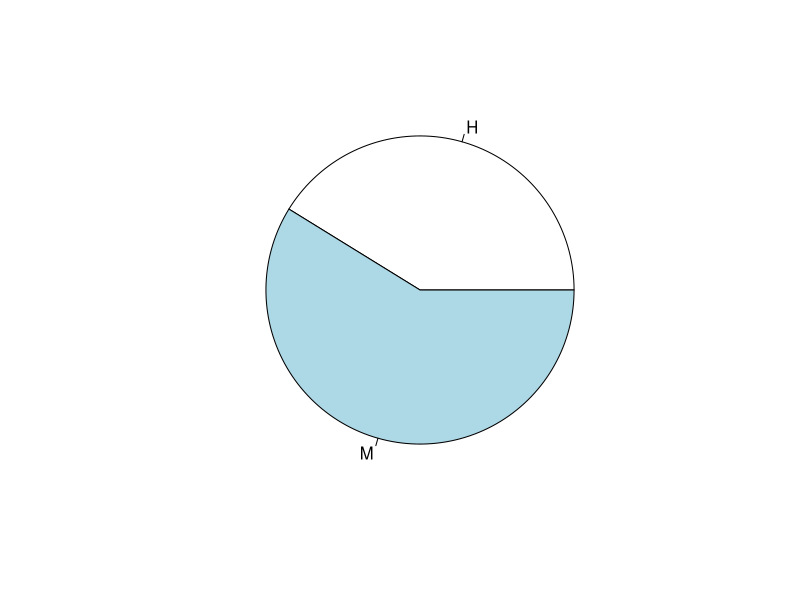
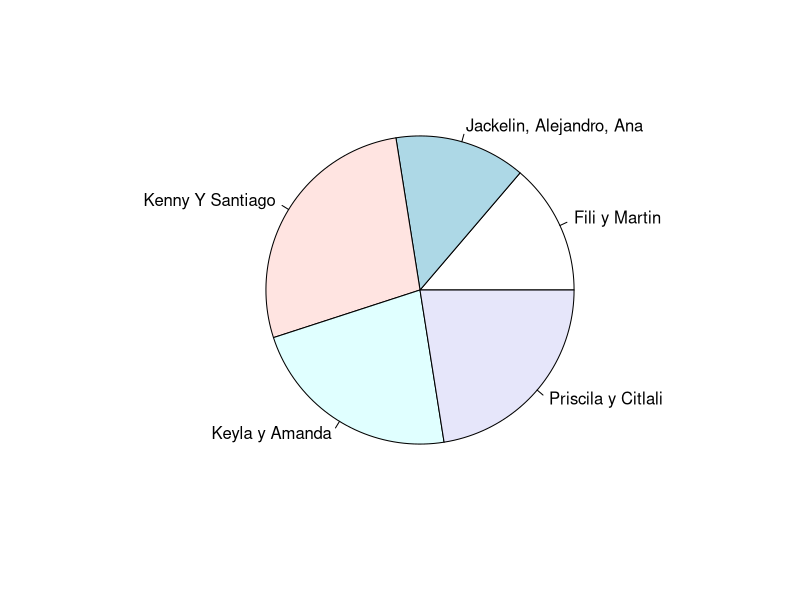
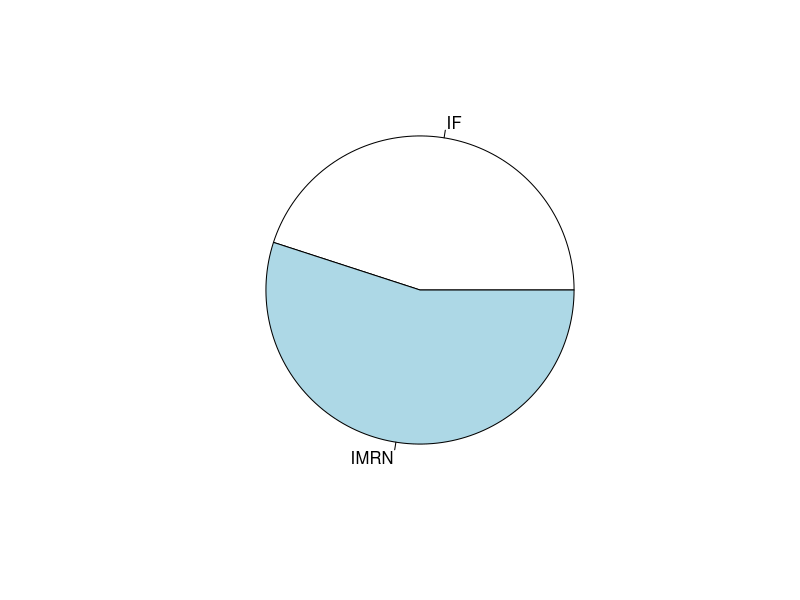
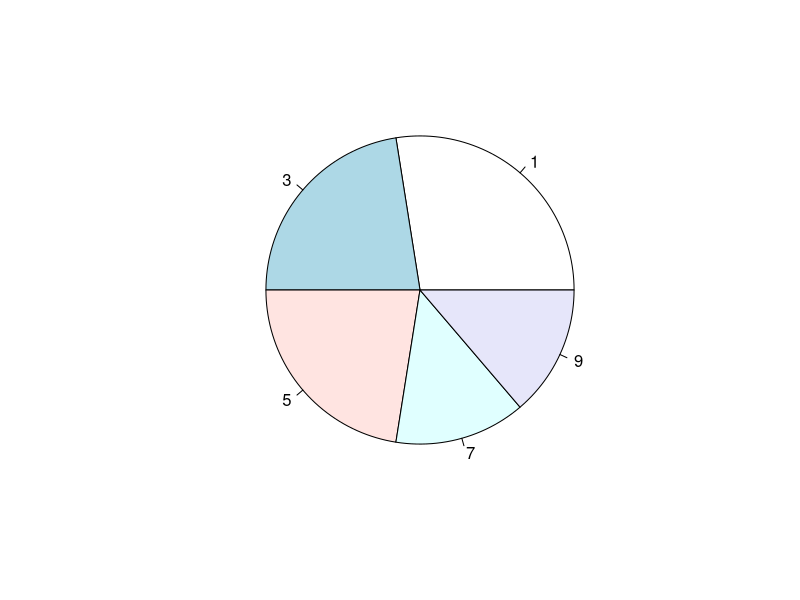
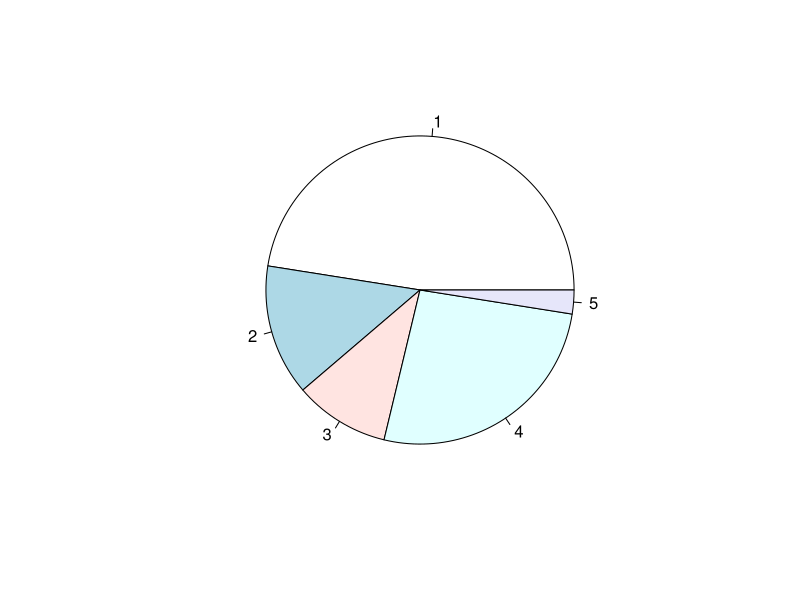
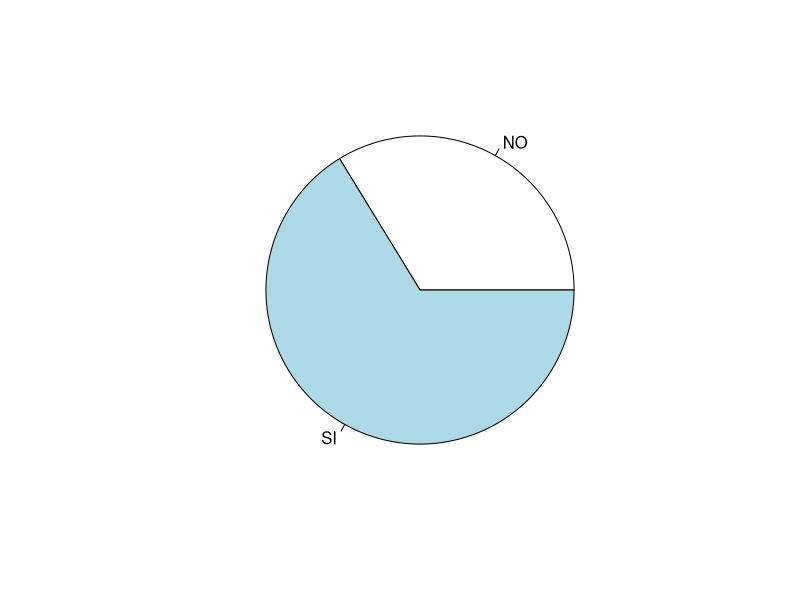
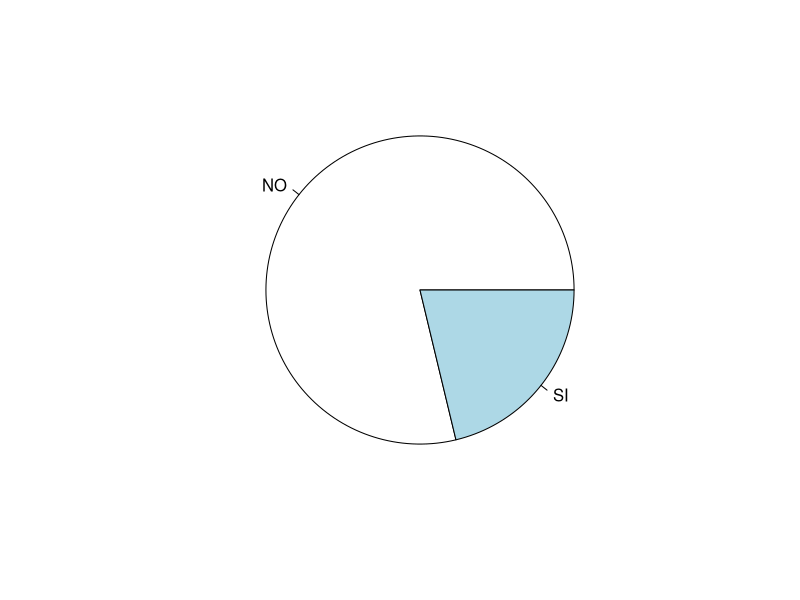

Write R code to recreate these figures, in order.
# AMANDA
# SEMANA 4
# SEMANA 5
# 31/08/2022

Entrevista <- read.csv("Datos/Encuesta_codificada.csv", header = T)

Entrevista$Entrev <- as.factor(Entrevista$Entrev)
levels(Entrevista$Entrev)

Entrevista$Carrera <- as.factor(Entrevista$Carrera)
levels(Entrevista$Carrera)

Entrevista$Genero <- as.factor(Entrevista$Genero)
levels(Entrevista$Genero)

# Función para transformar carácteres a fechas

library(lubridate)
Entrevista$Fecha <- as.Date(Entrevista$Fecha)

# ¿Cuál fu el porcentaje de entrevistados por género?
gen <- table(Entrevista$Genero)
round(gen/length(Entrevista$Genero)*100,1)
pie(round(gen/length(Entrevista$Genero)*100,1))

# ¿Qué equipo entrevistador tuvo más encuestas?
ent <- table(Entrevista$Entrev)
prop.table(ent)*100
pie(prop.table(ent)*100)

# ¿Cuál es el porcentaje de alumnos entrevistados por carrera?
car <- table(Entrevista$Carrera)
prop.table(car)*100
pie(prop.table(car)*100)

# ¿Cuántos alumnos participaron por semetre?
sem <- table(Entrevista$Semestre)
prop.table(sem)*100
pie(prop.table(sem)*100)

# ¿Cuál es el rango de edad de los participantes?
range(Entrevista$Edad)

# ¿Cómo te enteraste de la facultad?
conFCF <- table(Entrevista$oi_1)
conFCF
prop.table(conFCF)*100
pie(prop.table(conFCF)*100)

# ¿Fue tu promera opción la FCF?
op <- table(Entrevista$oi_2)
op
prop.table(op)*100
pie(prop.table(op)*100)

# ¿Presentantes en otra facultad?
of <- table(Entrevista$oi_2a)
of
prop.table(of)*100
pie(prop.table(of)*100)

